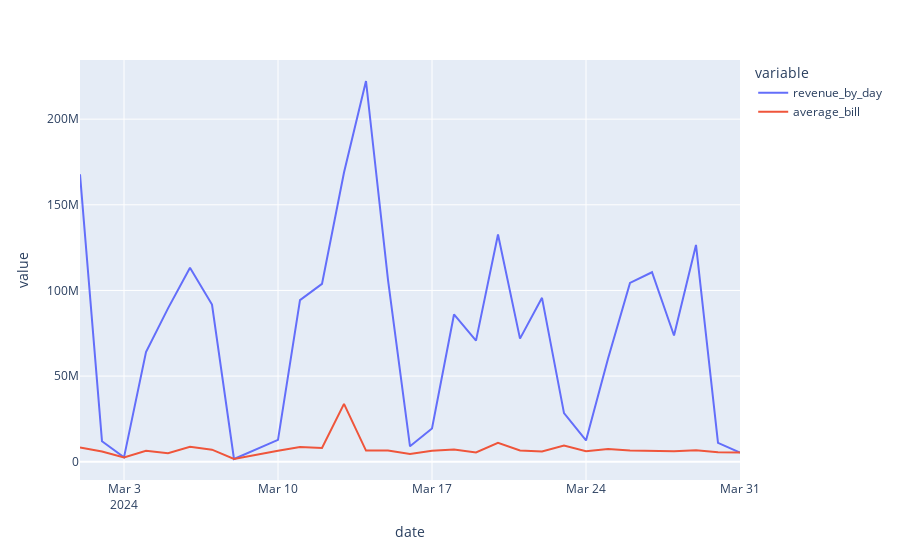

The code cell stored with this chart in its notebook:
### Code cell
# Строим график с динамикой выручки и среднего чека
px.line(orders_by_day)
